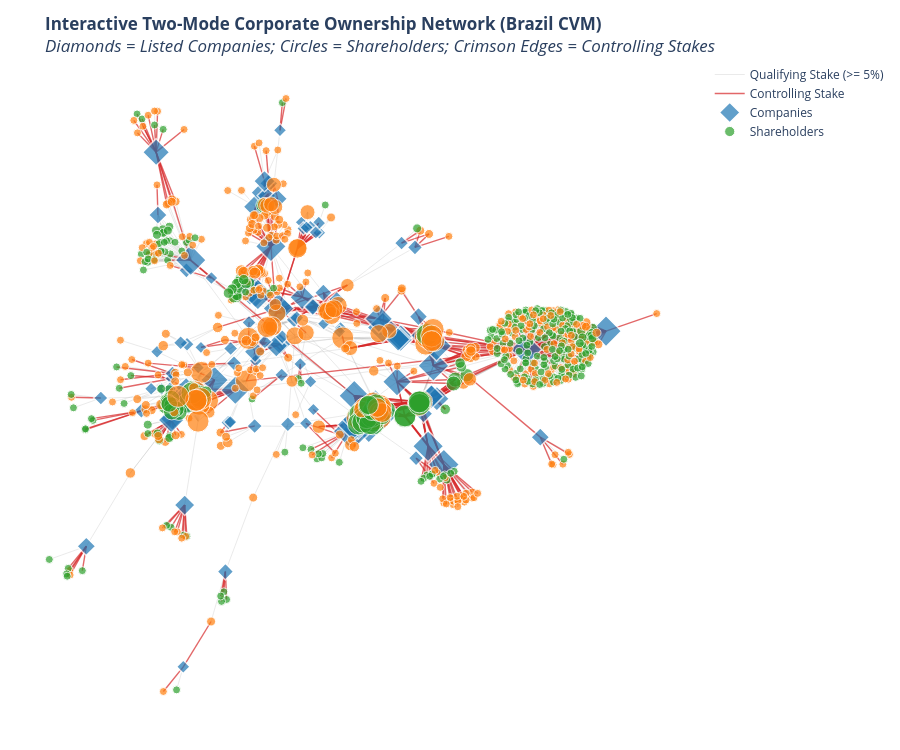

Notebook code cell kept with this figure:
### Markdown cell above
## 10. Interactive 2-Mode Network Exploration (Plotly)

Visualizing bipartite networks requires distinguishing between the two node classes:
- **Listed Companies**: Represented as **diamonds** (Color: Corporate Dark Blue).
- **Shareholders**: Represented as **circles** (Color: Amber / Emerald, categorized by Investor Typology).
- **Edge Styling**:
  - **Crimson Red Edges**: Controlling stakes (`is_controller == True`), highlighting the backbone of corporate power.
  - **Subtle Grey Edges**: Minority qualifying stakes ($\ge 5\%$).

To ensure fluid interactivity in the browser, we extract the core bipartite subgraph focusing on the top connected bi-communities.

### Code cell
# ==========================================
# Core Bipartite Visualization Subgraph
# ==========================================
TOP_BI_COMMUNITIES = 6   # Extract top 6 bi-communities for responsive exploration

vis_nodes = [
    n for n in B.nodes()
    if B.nodes[n].get('bi_community', 99) in set(range(TOP_BI_COMMUNITIES))
]

# Keep nodes with at least 1 edge inside the subgraph
B_sub = B.subgraph(vis_nodes).copy()
conn_vis_nodes = [n for n in B_sub.nodes() if B_sub.degree(n) > 0]
B_plot = B_sub.subgraph(conn_vis_nodes).copy()

sub_companies = [n for n in B_plot.nodes() if B_plot.nodes[n]['bipartite'] == 0]
sub_shareholders = [n for n in B_plot.nodes() if B_plot.nodes[n]['bipartite'] == 1]

print(f"Rendering 2-mode layout for {len(sub_companies)} companies and {len(sub_shareholders)} shareholders ({B_plot.number_of_edges()} equity ties)...")

# 2D Spring Layout
pos_2d = nx.spring_layout(B_plot, k=0.15, iterations=90, seed=42)

# Separate edge traces: Controlling vs. Non-Controlling
edge_ctrl_x, edge_ctrl_y = [], []
edge_non_x, edge_non_y = [], []

for u, v, d in B_plot.edges(data=True):
    x0, y0 = pos_2d[u]
    x1, y1 = pos_2d[v]
    if d.get('is_controller', False):
        edge_ctrl_x.extend([x0, x1, None])
        edge_ctrl_y.extend([y0, y1, None])
    else:
        edge_non_x.extend([x0, x1, None])
        edge_non_y.extend([y0, y1, None])

trace_edge_ctrl = go.Scatter(
    x=edge_ctrl_x, y=edge_ctrl_y,
    line=dict(width=1.4, color='rgba(214, 39, 40, 0.7)'),
    hoverinfo='none',
    mode='lines',
    name="Controlling Stake"
)

trace_edge_non = go.Scatter(
    x=edge_non_x, y=edge_non_y,
    line=dict(width=0.7, color='rgba(180, 180, 180, 0.4)'),
    hoverinfo='none',
    mode='lines',
    name="Qualifying Stake (>= 5%)"
)

# Company Node Trace (Diamonds)
cia_x, cia_y, cia_text, cia_sizes = [], [], [], []
for c in sub_companies:
    x, y = pos_2d[c]
    cia_x.append(x)
    cia_y.append(y)
    attrs = B_plot.nodes[c]
    deg = B_plot.degree(c)
    comm = attrs.get('bi_community', 0) + 1
    
    top_shs = [B_plot.nodes[s]['name'] for s in B_plot.neighbors(c)][:3]
    shs_str = "<br>• ".join(top_shs)
    
    hover = (
        f"<b>🏢 {attrs['name']}</b><br>"
        f"CNPJ: {attrs['cnpj']}<br>"
        f"Bi-Community: #{comm}<br>"
        f"Qualifying Shareholders: {deg}<br>"
        f"<b>Key Shareholders:</b><br>• {shs_str}"
    )
    cia_text.append(hover)
    cia_sizes.append(max(10, min(24, 8 + deg * 0.8)))

trace_companies = go.Scatter(
    x=cia_x, y=cia_y,
    mode='markers',
    hoverinfo='text',
    text=cia_text,
    marker=dict(
        symbol='diamond',
        size=cia_sizes,
        color='#1f77b4',
        line=dict(width=1.5, color='#ffffff')
    ),
    name="Companies"
)

# Shareholder Node Trace (Circles)
sh_x, sh_y, sh_text, sh_sizes, sh_colors = [], [], [], [], []
type_color_map = {'PF': '#2ca02c', 'PJ': '#ff7f0e', 'Foreign': '#9467bd', 'Other / Institutional': '#8c564b'}

for s in sub_shareholders:
    x, y = pos_2d[s]
    sh_x.append(x)
    sh_y.append(y)
    attrs = B_plot.nodes[s]
    deg = B_plot.degree(s)
    inv_type = attrs.get('investor_type', 'Other')
    is_ctrl = "Yes" if attrs.get('is_controller', False) else "No"
    comm = attrs.get('bi_community', 0) + 1
    
    top_cias = [B_plot.nodes[c]['name'] for c in B_plot.neighbors(s)][:3]
    cias_str = "<br>• ".join(top_cias)
    
    hover = (
        f"<b>👤 {attrs['name']}</b><br>"
        f"Type: {inv_type} | Controller: {is_ctrl}<br>"
        f"Bi-Community: #{comm}<br>"
        f"Firms Held: {deg}<br>"
        f"<b>Portfolio Firms:</b><br>• {cias_str}"
    )
    sh_text.append(hover)
    sh_sizes.append(max(8, min(22, 6 + deg * 1.5)))
    sh_colors.append(type_color_map.get(inv_type, '#ff7f0e'))

trace_shareholders = go.Scatter(
    x=sh_x, y=sh_y,
    mode='markers',
    hoverinfo='text',
    text=sh_text,
    marker=dict(
        symbol='circle',
        size=sh_sizes,
        color=sh_colors,
        line=dict(width=1, color='#ffffff')
    ),
    name="Shareholders"
)

fig_bipartite = go.Figure(
    data=[trace_edge_non, trace_edge_ctrl, trace_companies, trace_shareholders],
    layout=go.Layout(
        title="<b>Interactive Two-Mode Corporate Ownership Network (Brazil CVM)</b><br><i>Diamonds = Listed Companies; Circles = Shareholders; Crimson Edges = Controlling Stakes</i>",
        showlegend=True,
        hovermode='closest',
        margin=dict(b=20, l=10, r=10, t=60),
        xaxis=dict(showgrid=False, zeroline=False, showticklabels=False),
        yaxis=dict(showgrid=False, zeroline=False, showticklabels=False),
        template='plotly_white',
        height=750
    )
)

fig_bipartite.show()
